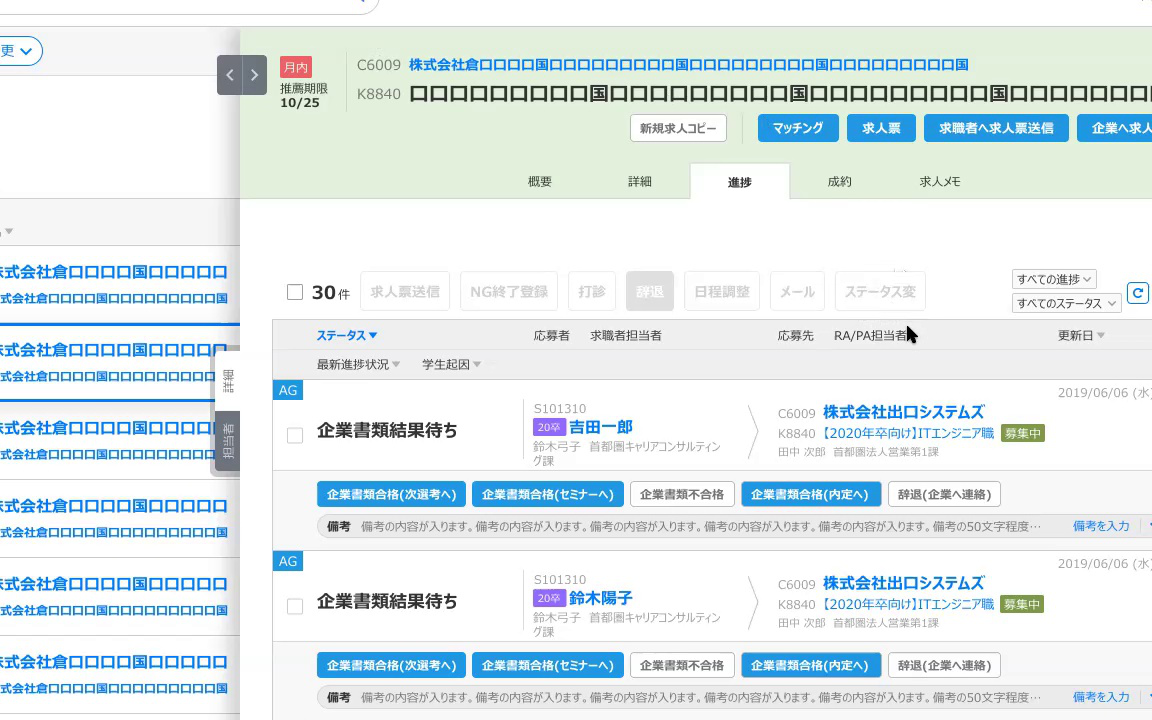
#> input picture im1.png, 1152 x 720 px, given in place of video1.mov, which was not available
$ python extract_unique_frame.py
#> lines starting #> are read from the running program, lines starting #| are printed output that depends on the picture; pictures that were not available may be replaced by others from this repository, and a replacement may not be noted
import os
import sys
import cv2
from datetime import datetime

## CHANGE PARAMETERS HERE
VIDEO_FILENAME = 'video1.mov'
SAVE_DIR = 'captured'
SAVE_FILENAME = 'frame'
THRESHOLD = 0.3   ## please experiment with this value, i.e smaller value:less sensitive
RESIZE_HEIGHT = 360
WIN_NAME = 'VIDEO DISPLAY'
##

def calculate_similarity_score(img1,img2):
    try:
        # Convert to RGB
        img1 = cv2.cvtColor(img1, cv2.COLOR_BGR2RGB)
        img2 = cv2.cvtColor(img2, cv2.COLOR_BGR2RGB)

        # Initialize ORB detector
        orb = cv2.ORB_create()
        kp1, des1 = orb.detectAndCompute(img1, None)
        kp2, des2 = orb.detectAndCompute(img2, None)

        # Extract and calculate feature points
        bf = cv2.BFMatcher(cv2.NORM_HAMMING)

        # knnFilter results
        matches = bf.knnMatch(des1, trainDescriptors=des2, k=2)

        # View the maximum number of matching points
        good = [m for (m, n) in matches if m.distance < 0.75 * n.distance]

        if len(matches) == 0:
            return 0
        score = len(good) / len(matches)
        print("The similarity of the two pictures is: %s"% score)
        return score
    except:
        print('Unable to calculate the similarity of two pictures')
        return 0

def save_image(id, img):
    filename = SAVE_FILENAME + '-' + str(id) + '.png'
    save_path = os.path.join(SAVE_DIR, filename)
    cv2.imwrite(save_path, img)
    print("Frame saved!")

def print_time():
    now = datetime.now()
    print("now =", now)

def main():
    print_time()

    # Variable to store each unique image
    base_frame = None
    SAVED_ID  = 0

    # Create folder to store extracted frames
    if not os.path.exists(SAVE_DIR):
        os.mkdir(SAVE_DIR)

    # Open video and read frame
    CAP = cv2.VideoCapture(VIDEO_FILENAME)
    if not CAP.isOpened():
        print('Unable to open the file.')
        sys.exit()
    ret, frame = CAP.read()
#> frame is the input picture: shape (720, 1152, 3); mean B, G, R 237.4, 235.6, 226.2

    if ret:
        height = frame.shape[0]
#> height = 720
        RESIZE_SCALE = float(height)/RESIZE_HEIGHT
#> RESIZE_SCALE = 2
        img_size = frame.shape[0:2]
#> img_size = (720, 1152)
        save_image(SAVED_ID, frame)
    else:
        print('Unable to read frame')
        sys.exit()

    # Loop over video
    while True:
        # Read each frame
        ret, frame = CAP.read()
        small_frame = None
        # Resize to smaller frame for faster similarity calculation
        try:
            small_frame = cv2.resize(frame, None, fx=1.0/RESIZE_SCALE, fy=1.0/RESIZE_SCALE,
                                interpolation=cv2.INTER_LINEAR)
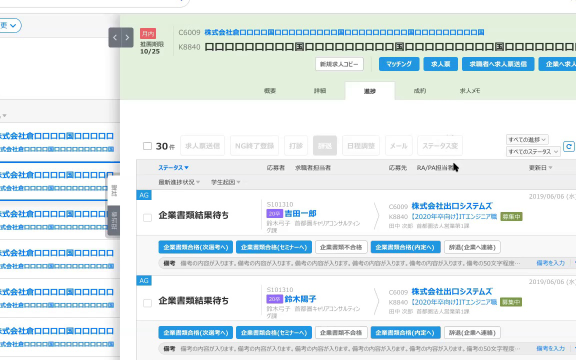
#> small_frame: shape (360, 576, 3); mean B, G, R 237.5, 235.7, 226.3
        except:
            print('Sth wrong')
            break
        # Assign the first frame as unique frame
        if base_frame is None:
            base_frame = small_frame
        # Based on the similirity score
        similarity_score = calculate_similarity_score(base_frame, small_frame)
#> in calculate_similarity_score, `kp1, des1 = orb.detectAndCompute(img1, None)`: kp1 = 500 keypoints; strongest (x, y, size): (438, 46, 31), (478, 46, 31), (208, 46, 31), (528, 46, 31)
#> in calculate_similarity_score, `kp2, des2 = orb.detectAndCompute(img2, None)`: kp2 has the same summary as kp1
#> in calculate_similarity_score, `matches = bf.knnMatch(des1, trainDescriptors=des2, k=2)`: matches = 500 matches
#> in calculate_similarity_score, `score = len(good) / len(matches)`: score = 1
#| The similarity of the two pictures is: 1.0
#> similarity_score = 1
        if similarity_score < THRESHOLD:
            SAVED_ID += 1
            save_image(SAVED_ID, frame)
            base_frame = small_frame

        # Display the video
        cv2.imshow(WIN_NAME, small_frame)
        key = cv2.waitKey(1) & 0xFF
#> (key q is pressed here)
        if key == ord('q') or key==27: #ESC
            break

    cv2.destroyAllWindows()
    CAP.release()
    print('Program Exited')
    print_time()

if __name__ == '__main__':
    main()

$ run again, on im2.png
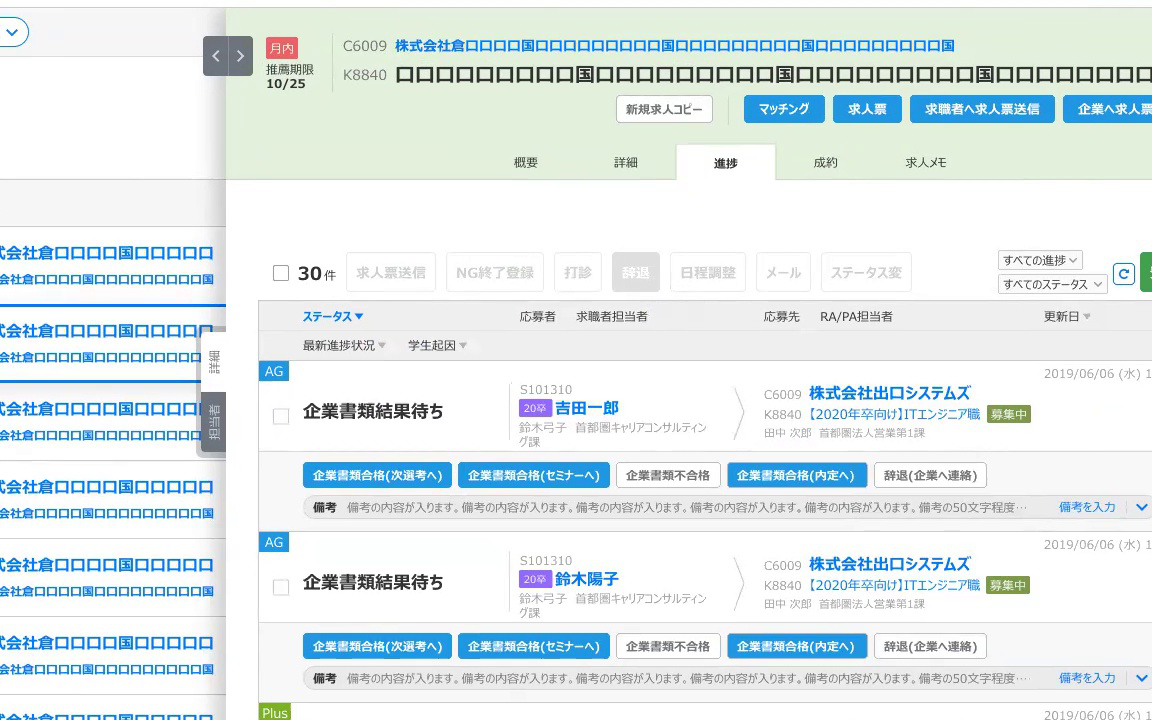
#> input picture im2.png, 1152 x 720 px, given in place of video1.mov, which was not available
#> in main, frame is the input picture: shape (720, 1152, 3); mean B, G, R 236.9, 235.4, 225.9
#> in main, `small_frame = cv2.resize(frame, None, fx=1.0/RESIZE_SCALE, fy=1.0/RESI..`:
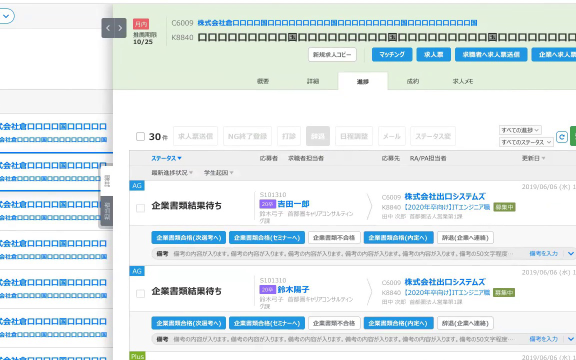
#> small_frame: shape (360, 576, 3); mean B, G, R 237, 235.5, 226
#> kp1 = 497 keypoints; strongest (x, y, size): (311, 37, 31), (201, 37, 31), (401, 37, 31), (361, 37, 31)
#> kp2 has the same summary as kp1
#> matches = 497 matches
#> score = 1
#| The similarity of the two pictures is: 1.0
